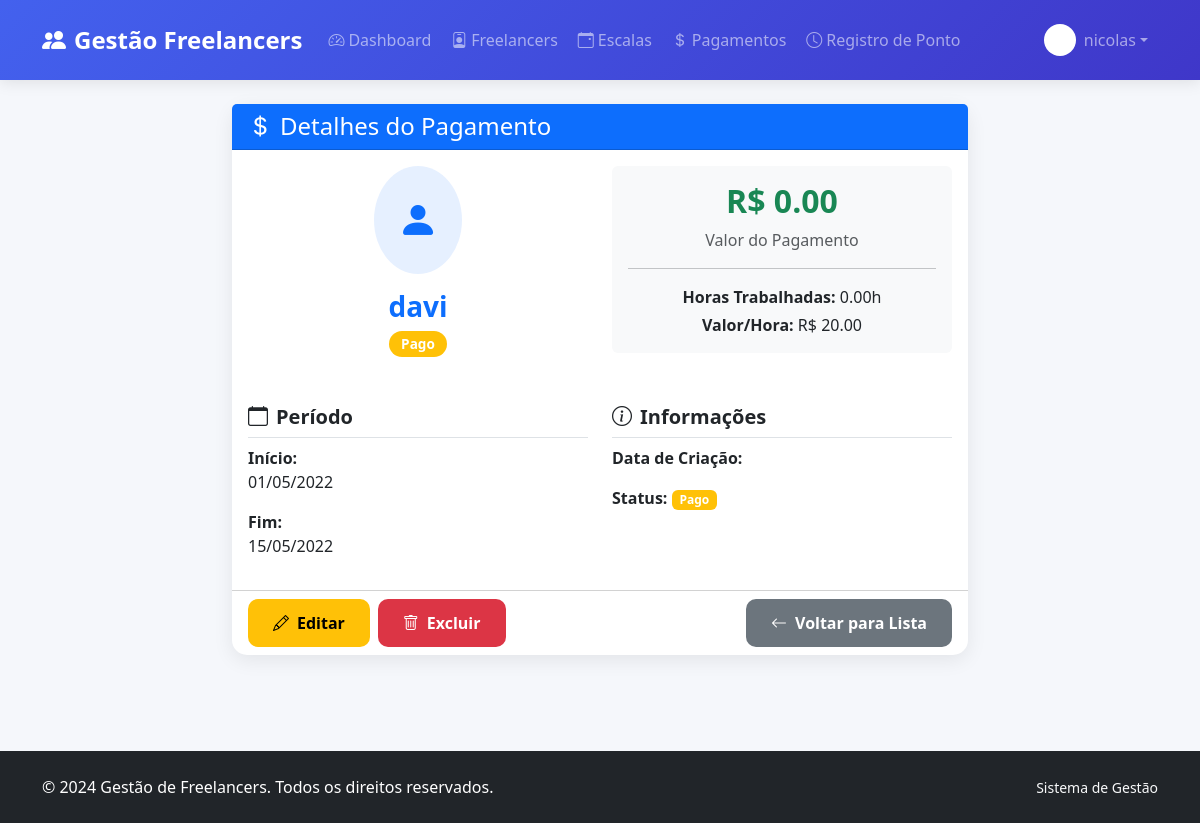
The app's page /pagamentos/1/visualizar/ (signed in) with its own data.
### pagamentos/models.py (models this page shows, shortened)
class Pagamento(models.Model):
    STATUS_CHOICES = [
        ('pendente', 'Pendente'),
        ('pago', 'Pago'),
    ]
    freelancer = models.ForeignKey(Freelancer, on_delete=models.CASCADE)
    periodo_inicio = models.DateField()
    periodo_fim = models.DateField()
    valor_calculado = models.DecimalField(max_digits=10, decimal_places=2)
    status = models.CharField(max_length=10, choices=STATUS_CHOICES, default='pendente')
    horas_trabalhadas = models.DecimalField(max_digits=6, decimal_places=2, default=0)

### freelancers/models.py (models this page shows, shortened)
class Freelancer(models.Model):
    STATUS_CHOICES = [
        ('ativo', 'Ativo'),
        ('inativo', 'Inativo'),
        ('licenca', 'Licença'),
    ]
    nome = models.CharField(max_length=100)
    cpf = models.CharField(max_length=14, unique=True)
    contato = models.CharField(max_length=50)
    valor_hora = models.DecimalField(max_digits=6, decimal_places=2)
    status = models.CharField(max_length=10, choices=STATUS_CHOICES, default='ativo')

### pagamentos/views.py (the view)
# urls.py: path('<int:pagamento_id>/visualizar/', views.visualizar_pagamento, name='visualizar_pagamento'),
@login_required
def visualizar_pagamento(request, pagamento_id):
    pagamento = get_object_or_404(Pagamento, id=pagamento_id)
    return render(request, "pagamentos/visualizar_pagamento.html", {
        "pagamento": pagamento
    })

### pagamentos/templates/pagamentos/visualizar_pagamento.html (shortened to what this page needs)
{% extends 'base.html' %}
{% block content %}
<div class="row justify-content-center">
    <div class="col-lg-8">
        <div class="card card-custom">
            <div class="card-header bg-primary text-white">
                <h4 class="card-title mb-0">
                    <i class="bi bi-currency-dollar me-2"></i>Detalhes do Pagamento
                </h4>
            </div>
            <div class="card-body">
                <div class="row">
                    <div class="col-md-6 text-center mb-4">
                        <div class="bg-primary bg-opacity-10 rounded-circle d-inline-flex p-4 mb-3">
                            <i class="bi bi-person-fill text-primary fs-1"></i>
                        </div>
                        <h3 class="text-primary fw-bold">{{ pagamento.freelancer.nome }}</h3>
                        <span class="badge {% if pagamento.status == 'pago' %}bg-success{% else %}bg-warning{% endif %} status-badge">
                            {{ pagamento.status|title }}
                        </span>
                    </div>
                    <div class="col-md-6">
                        <div class="card bg-light border-0">
                            <div class="card-body text-center">
                                <h2 class="text-success fw-bold">R$ {{ pagamento.valor_calculado }}</h2>
                                <p class="text-muted mb-0">Valor do Pagamento</p>
                                <hr>
                                <p class="mb-1"><strong>Horas Trabalhadas:</strong> {{ pagamento.horas_trabalhadas }}h</p>
                                <p class="mb-0"><strong>Valor/Hora:</strong> R$ {{ pagamento.freelancer.valor_hora }}</p>
                            </div>
                        </div>
                    </div>
                </div>
                <div class="row mt-4">
                    <div class="col-md-6">
                        <h5 class="fw-bold border-bottom pb-2">
                            <i class="bi bi-calendar me-2"></i>Período
                        </h5>
                        <div class="mb-3">
                            <strong>Início:</strong>
                            <p class="text-dark">{{ pagamento.periodo_inicio|date:"d/m/Y" }}</p>
                        </div>
                        <div class="mb-3">
                            <strong>Fim:</strong>
                            <p class="text-dark">{{ pagamento.periodo_fim|date:"d/m/Y" }}</p>
                        </div>
                    </div>
                    <div class="col-md-6">
                        <h5 class="fw-bold border-bottom pb-2">
                            <i class="bi bi-info-circle me-2"></i>Informações
                        </h5>
                        <div class="mb-3">
                            <strong>Data de Criação:</strong>
                        </div>
                        <div class="mb-3">
                            <strong>Status:</strong>
                            <span class="badge {% if pagamento.status == 'pago' %}bg-success{% else %}bg-warning{% endif %}">
                                {{ pagamento.status|title }}
                            </span>
                        </div>
                    </div>
                </div>
            </div>
            <div class="card-footer bg-transparent">
                <div class="d-flex gap-2">
                    <a href="{% url 'editar_pagamento' pagamento.id %}" class="btn btn-warning btn-custom">
                        <i class="bi bi-pencil me-2"></i>Editar
                    </a>
                    <button type="button" class="btn btn-danger btn-custom"
                            data-bs-toggle="modal"
                            data-bs-target="#modalExcluir">
                        <i class="bi bi-trash me-2"></i>Excluir
                    </button>
                    <a href="{% url 'listar_pagamentos' %}" class="btn btn-secondary btn-custom ms-auto">
                        <i class="bi bi-arrow-left me-2"></i>Voltar para Lista
                    </a>
                </div>
            </div>
        </div>
    </div>
</div>
{% endblock %}

### templates/base.html (shortened to what this page needs)
<!DOCTYPE html>
<html lang="pt-br">
<head>
    <link href="https://cdn.jsdelivr.net/npm/bootstrap@5.3.1/dist/css/bootstrap.min.css" rel="stylesheet">
    <link rel="stylesheet" href="https://cdn.jsdelivr.net/npm/bootstrap-icons@1.10.0/font/bootstrap-icons.css">
</head>
<body>
    <nav class="navbar navbar-expand-lg navbar-dark navbar-custom">
        <div class="container">
            <a class="navbar-brand fw-bold" href="{% url 'dashboard' %}">
                <i class="bi bi-people-fill me-2"></i>Gestão Freelancers
            </a>
            <div class="collapse navbar-collapse" id="navbarNav">
                <ul class="navbar-nav me-auto">
                    {% if user.is_authenticated %}
                    <li class="nav-item">
                        <a class="nav-link" href="{% url 'dashboard' %}">
                            <i class="bi bi-speedometer2 me-1"></i>Dashboard
                        </a>
                    </li>
                    <li class="nav-item">
                        <a class="nav-link" href="{% url 'listar_freelancers' %}">
                            <i class="bi bi-person-badge me-1"></i>Freelancers
                        </a>
                    </li>
                    <li class="nav-item">
                        <a class="nav-link" href="{% url 'listar_escalas' %}">
                            <i class="bi bi-calendar-event me-1"></i>Escalas
                        </a>
                    </li>
                    <li class="nav-item">
                        <a class="nav-link" href="{% url 'listar_pagamentos' %}">
                            <i class="bi bi-currency-dollar me-1"></i>Pagamentos
                        </a>
                    </li>
                    <li class="nav-item">
                        <a class="nav-link" href="{% url 'listar_pontos' 1 %}">
                            <i class="bi bi-clock me-1"></i>Registro de Ponto
                        </a>
                    </li>
                    {% endif %}
                </ul>
                <ul class="navbar-nav ms-auto">
                    {% if user.is_authenticated %}
                    <li class="nav-item dropdown">
                        <a class="nav-link dropdown-toggle d-flex align-items-center" href="#" role="button" data-bs-toggle="dropdown">
                            <div class="bg-white bg-opacity-20 rounded-circle d-flex align-items-center justify-content-center me-2" style="width: 32px; height: 32px;">
                                <i class="bi bi-person-fill text-white"></i>
                            </div>
                            <span>{{ user.username }}</span>
                        </a>
                    </li>
                    {% else %}
                    <li class="nav-item">
                        <a class="nav-link" href="{% url 'login' %}">
                            <i class="bi bi-box-arrow-in-right me-1"></i>Entrar
                        </a>
                    </li>
                    {% endif %}
                </ul>
            </div>
        </div>
    </nav>
    <main class="main-content">
        <div class="container py-4">
            {% block content %}
            {% endblock %}
        </div>
    </main>
    <footer class="bg-dark text-white py-4 mt-5">
        <div class="container">
            <div class="row align-items-center">
                <div class="col-md-6">
                    <p class="mb-0">&copy; 2024 Gestão de Freelancers. Todos os direitos reservados.</p>
                </div>
                <div class="col-md-6 text-md-end">
                    <small class="text-light">Sistema de Gestão</small>
                </div>
            </div>
        </div>
    </footer>
</body>
</html>

### templates/base.html (style rules this page uses)
:root { --primary-color: #4361ee; --secondary-color: #3f37c9; --success-color: #4cc9f0; --light-bg: #f8f9fa; }
body { background-color: #f5f7fb; font-family: 'Segoe UI', Tahoma, Geneva, Verdana, sans-serif; padding-top: 0; }
.navbar-custom { background: linear-gradient(135deg, var(--primary-color), var(--secondary-color)); box-shadow: 0 2px 15px rgba(0,0,0,0.1); padding: 1rem 0; }
.card-custom { border: none; border-radius: 15px; box-shadow: 0 5px 20px rgba(0,0,0,0.08); transition: transform 0.3s ease, box-shadow 0.3s ease; margin-bottom: 1.5rem; }
.btn-custom { border-radius: 10px; font-weight: 600; padding: 12px 25px; transition: all 0.3s ease; border: none; }
.status-badge { padding: 6px 12px; border-radius: 20px; font-size: 0.85em; font-weight: 600; }
.navbar-brand { font-weight: 700; font-size: 1.5rem; }
.nav-link { font-weight: 500; border-radius: 8px; margin: 0 2px; transition: all 0.3s ease; }

### records on screen
Pagamento: freelancer.nome "davi", status "Pago", valor_calculado "0.00", horas_trabalhadas "0.00", freelancer.valor_hora "20.00", periodo_inicio "01/05/2022", periodo_fim "15/05/2022"

### other values on screen
{{ user.username }} "nicolas"
